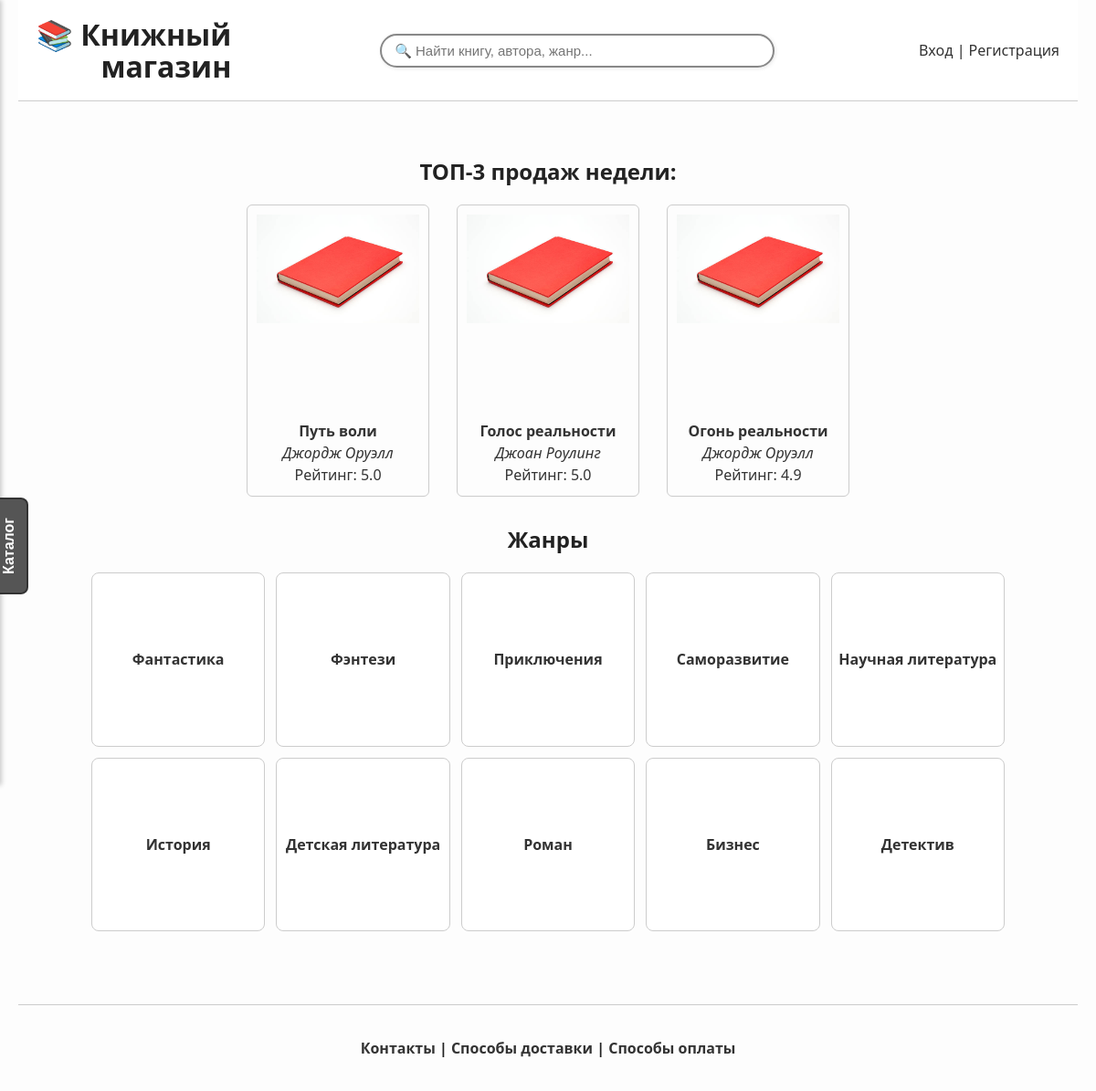
The page / on the database its author committed.
### app/models.py (models this page shows)
class Book(db.Model):
    id = db.Column(db.Integer, primary_key=True)
    title = db.Column(db.String(120))
    author = db.Column(db.String(120))
    year = db.Column(db.Integer)
    price = db.Column(db.Float)
    genre = db.Column(db.String(100))
    category = db.Column(db.String(100))
    cover = db.Column(db.String(255))
    description = db.Column(db.Text)
    rating = db.Column(db.Float)

### app/routes/book_routes.py (the view)
    @app.route('/')
    def index():
        query = request.args.get('q', '').strip()
        if query:
            books = Book.query.filter(
                Book.title.ilike(f"%{query}%") | Book.author.ilike(f"%{query}%")
            ).all()
        else:
            books = Book.query.all()
        top_books = Book.query.order_by(Book.rating.desc()).limit(3).all()
        return render_template('index.html', books=books, top_books=top_books)

### app/templates/index.html (shortened to what this page needs)
{% extends 'base.html' %}
{% block content %}
<div id="main-content" style="padding: 20px;">
    <div class="top3-wrapper">
        <h2 class="top3-heading">ТОП-3 продаж недели:</h2>
        <div class="top3-books">
            {% for book in top_books %}
            <a href="{{ url_for('book_detail', book_id=book.id) }}" class="book-card">
                <div>
                    <img src="{{ url_for('static', filename='covers/book_cover.jpg') }}" alt="Обложка">
                    <div class="book-info">
                        <strong>{{ book.title }}</strong>
                        <em>{{ book.author }}</em>
                        <span>Рейтинг: {{ book.rating }}</span>
                    </div>
                </div>
            </a>
            {% endfor %}
        </div>
    </div>
    <h2 style="text-align: center;">Жанры</h2>
    <div class="genre-grid">
        {% for genre in genres[:10] %}
        <a href="{{ url_for('books_by_genre', genre_name=genre) }}" class="genre-tile">
            {{ genre }}
        </a>
        {% endfor %}
    </div>
</div>
{% endblock %}

### app/static/styles.css (style rules this page uses)
html, body { height: 100%; margin: 0; padding: 0; font-family: 'Segoe UI', Tahoma, Geneva, Verdana, sans-serif; background-color: #fdfdfd; color: #222; }
.book-card { display: block; text-decoration: none; color: inherit; }
.book-info { margin-top: 8px; color: #333; }
.top3-wrapper { text-align: center; margin: 0 auto 30px auto; padding: 0 15px; max-width: 1000px; }
.top3-heading { margin-bottom: 20px; font-size: 24px; font-weight: bold; }
.top3-books { display: flex; justify-content: center; gap: 30px; flex-wrap: wrap; }
.top3-books a > div { padding: 10px; border: 1px solid #ccc; border-radius: 6px; box-sizing: border-box; width: max-content; min-width: 140px; max-width: 200px; height: 320px; display: flex; flex-direction: column; justify-content: space-between; align-items: center; text-align: center; transition: transform 0.2s ease, box-shadow 0.2s ease; }
.top3-books a img { width: 100%; height: auto; max-height: 180px; object-fit: cover; display: block; }
.genre-grid { display: grid; grid-template-columns: repeat(5, 1fr); grid-template-rows: repeat(2, 1fr); gap: 12px; max-width: 1000px; margin: 0 auto 40px auto; padding: 0 10px; text-align: center; }
.genre-tile { display: flex; justify-content: center; align-items: center; aspect-ratio: 1 / 1; background: #fff; border: 1px solid #ccc; border-radius: 8px; text-decoration: none; color: #333; font-weight: bold; transition: transform 0.2s ease, box-shadow 0.2s ease, background-color 0.2s ease; }
.book-info { margin-top: 10px; word-break: break-word; }
.book-info strong, .book-info em, .book-info span { display: block; margin: 2px 0; }
a { color: #333; text-decoration: none; }

### rows shown on the page
Book: title "Путь воли", author "Джордж Оруэлл", rating "5.0"
Book: title "Голос реальности", author "Джоан Роулинг", rating "5.0"
Book: title "Огонь реальности", author "Джордж Оруэлл", rating "4.9"

### other values the page prints
{{ genre }} "Фантастика" "Фэнтези" "Приключения" "Саморазвитие" "Научная литература" "История" "Детская литература" "Роман" "Бизнес" "Детектив"
